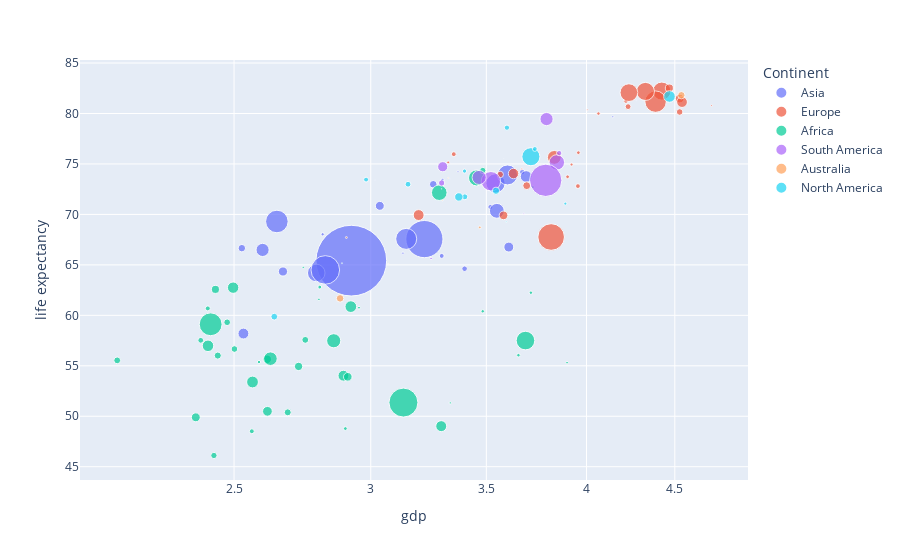

Source (notebook cell):
### Code cell
df = px.data.gapminder()

fig = px.scatter(to_bubble, x="gdp", y="life expectancy ",
                 size="population", color="Continent",
                 hover_name="country", log_x=True, size_max=50)
fig.show()

### Figure 1 — Plotly figure (JSON) as saved in the notebook; plotly's stock layout.template omitted (floating-point values rounded to 4 significant figures)
{"data": [{"hovertemplate": "<b>%{hovertext}</b><br><br>Continent=Asia<br>gdp=%{x}<br>life expectancy =%{y}<br>population=%{marker.size}<extra></extra>", "hovertext": ["Afghanistan", "Armenia", "Azerbaijan", "Bangladesh", "Bhutan", "Cambodia", "China", "Cyprus", "Georgia", "India", "Indonesia", "Iraq", "Israel", "Jordan", "Kazakhstan", "Lebanon", "Malaysia", "Maldives", "Mongolia", "Myanmar", "Nepal", "Pakistan", "Philippines", "Sri Lanka", "Syrian Arab Republic", "Tajikistan", "Thailand", "Turkey", "Turkmenistan", "Uzbekistan"], "legendgroup": "Asia", "marker": {"color": "#636efa", "size": [9972000.0, 1015000.0, 2157000.0, 42990000.0, 492600.0, 7146000.0, 321800.0, 390300.0, 10150.0, 421500000.0, 116600000.0, 18570000.0, 27860.0, 4895000.0, 8341000.0, 2489000.0, 11530000.0, 3334.0, 2037000.0, 26015702, 14630000.0, 69030000.0, 37270000.0, 10840.0, 6741000.0, 4751355, 31170000.0, 33500000.0, 2636000.0, 903600.0], "sizemode": "area", "sizeref": 168600.0, "symbol": "circle"}, "mode": "markers", "name": "Asia", "orientation": "v", "showlegend": true, "type": "scatter", "x": [2.531, 3.301, 3.519, 2.647, 3.132, 2.669, 3.37, 4.143, 3.334, 2.923, 3.222, 3.549, 4.276, 3.261, 3.606, 3.672, 3.691, 3.582, 3.298, 2.79, 2.597, 2.824, 3.145, 3.017, 3.036, 2.526, 3.543, 3.6, 3.4, 2.814], "xaxis": "x", "y": [58.19, 73.4, 70.73, 69.3, 66.16, 64.34, 74.26, 79.67, 73.51, 65.42, 67.56, 70.36, 81.3, 72.99, 66.76, 74.2, 73.76, 75.54, 65.89, 64.2, 66.48, 64.5, 67.58, 73.4, 70.85, 66.66, 73.08, 73.91, 64.62, 68.03], "yaxis": "y"}, {"hovertemplate": "<b>%{hovertext}</b><br><br>Continent=Europe<br>gdp=%{x}<br>life expectancy =%{y}<br>population=%{marker.size}<extra></extra>", "hovertext": ["Albania", "Austria", "Belarus", "Belgium", "Bosnia and Herzegovina", "Bulgaria", "Croatia", "Estonia", "France", "Germany", "Greece", "Ireland", "Italy", "Latvia", "Lithuania", "Luxembourg", "Malta", "Montenegro", "Netherlands", "Poland", "Portugal", "Romania", "Russian Federation", "Serbia", "Spain", "Sweden", "Ukraine"], "legendgroup": "Europe", "marker": {"color": "#EF553B", "size": [696900.0, 6475000.0, 6372000.0, 2884000.0, 1987000.0, 5291000.0, 1160000.0, 791800.0, 27580000.0, 38760000.0, 1550000.0, 3600000.0, 27640000.0, 1175000.0, 1926000.0, 265300.0, 224700.0, 329700.0, 9776000.0, 16050000.0, 1032000.0, 9206000.0, 59760000.0, 3608000.0, 26540000.0, 5515000.0, 10000000.0], "sizemode": "area", "sizeref": 168600.0, "symbol": "circle"}, "mode": "markers", "name": "Europe", "orientation": "v", "showlegend": true, "type": "scatter", "x": [3.326, 4.529, 3.581, 4.228, 3.351, 3.694, 3.957, 3.921, 4.423, 4.386, 4.216, 4.529, 4.327, 3.9, 3.955, 4.726, 4.005, 3.67, 4.544, 3.832, 4.064, 3.629, 3.816, 3.565, 4.233, 4.467, 3.198], "xaxis": "x", "y": [75.16, 81.48, 69.91, 80.68, 75.97, 72.85, 76.12, 74.94, 82.22, 81.17, 81.22, 80.15, 82.19, 73.73, 72.81, 80.78, 80.36, 74.5, 81.13, 75.65, 79.99, 74.05, 67.76, 73.96, 82.07, 82.52, 69.94], "yaxis": "y"}, {"hovertemplate": "<b>%{hovertext}</b><br><br>Continent=Africa<br>gdp=%{x}<br>life expectancy =%{y}<br>population=%{marker.size}<extra></extra>", "hovertext": ["Algeria", "Angola", "Benin", "Botswana", "Burkina Faso", "Burundi", "Cabo Verde", "Cameroon", "Central African Republic", "Chad", "Comoros", "Djibouti", "Equatorial Guinea", "Eritrea", "Ethiopia", "Gabon", "Ghana", "Guinea", "Guinea-Bissau", "Kenya", "Lesotho", "Liberia", "Madagascar", "Malawi", "Mali", "Mauritania", "Mauritius", "Morocco", "Mozambique", "Namibia", "Niger", "Nigeria", "Rwanda", "Sao Tome and Principe", "Senegal", "Seychelles", "Sierra Leone", "South Africa", "Swaziland", "Timor-Leste", "Togo", "Tunisia", "Uganda", "Zambia", "Zimbabwe"], "legendgroup": "Africa", "marker": {"color": "#00cc96", "size": [21650000.0, 10150000.0, 3943000.0, 1064000.0, 6144000.0, 3915000.0, 292600.0, 9967000.0, 2017000.0, 4114000.0, 532200.0, 634100.0, 556800.0, 2072000.0, 43950000.0, 1007000.0, 11530000.0, 4253000.0, 981900.0, 16830000.0, 1201000.0, 2789000.0, 10950000.0, 6700000.0, 5781000.0, 1262000.0, 663300.0, 20590000.0, 11730000.0, 1026000.0, 11240000.0, 70880000.0, 3736000.0, 108900.0, 5414000.0, 61540.0, 3336000.0, 29210000.0, 457300.0, 460200.0, 3722000.0, 3274000.0, 15540000.0, 6260000.0, 8021000.0], "sizemode": "area", "sizeref": 168600.0, "symbol": "circle"}, "mode": "markers", "name": "Africa", "orientation": "v", "showlegend": true, "type": "scatter", "x": [3.455, 3.296, 2.749, 3.653, 2.613, 2.139, 3.306, 2.893, 2.56, 2.686, 2.8, 2.953, 3.898, 2.414, 2.423, 3.714, 2.921, 2.446, 2.585, 2.855, 2.9, 2.391, 2.497, 2.376, 2.725, 2.803, 3.724, 3.287, 2.562, 3.483, 2.415, 3.134, 2.477, 2.887, 2.439, 3.813, 2.434, 3.687, 3.335, 2.742, 2.501, 3.483, 2.624, 2.909, 2.614], "xaxis": "x", "y": [73.62, 49.02, 57.57, 56.05, 55.64, 55.54, 72.52, 54.02, 48.51, 50.39, 61.58, 60.76, 55.31, 60.69, 59.11, 62.24, 60.86, 56.01, 55.37, 57.48, 48.78, 57.52, 62.74, 49.89, 54.94, 62.8, 72.71, 72.16, 53.39, 60.4, 56.98, 51.36, 59.31, 65.16, 62.57, 72.38, 46.11, 57.5, 51.33, 64.76, 56.66, 74.36, 55.71, 53.91, 50.49], "yaxis": "y"}, {"hovertemplate": "<b>%{hovertext}</b><br><br>Continent=South America<br>gdp=%{x}<br>life expectancy =%{y}<br>population=%{marker.size}<extra></extra>", "hovertext": ["Argentina", "Brazil", "Chile", "Colombia", "Ecuador", "Guyana", "Paraguay", "Peru", "Suriname", "Uruguay"], "legendgroup": "South America", "marker": {"color": "#ab63fa", "size": [20120000.0, 88130000.0, 14670000.0, 31770000.0, 8711000.0, 494400.0, 3299000.0, 16850000.0, 190900.0, 2397000.0], "sizemode": "area", "sizeref": 168600.0, "symbol": "circle"}, "mode": "markers", "name": "South America", "orientation": "v", "showlegend": true, "type": "scatter", "x": [3.845, 3.788, 3.793, 3.521, 3.302, 3.251, 3.297, 3.467, 3.68, 3.857], "xaxis": "x", "y": [75.16, 73.38, 79.45, 73.29, 74.72, 65.64, 73.11, 73.66, 70.08, 76.08], "yaxis": "y"}, {"hovertemplate": "<b>%{hovertext}</b><br><br>Continent=Australia<br>gdp=%{x}<br>life expectancy =%{y}<br>population=%{marker.size}<extra></extra>", "hovertext": ["Australia", "Fiji", "Kiribati", "Papua New Guinea", "Samoa", "Solomon Islands", "Tonga", "Vanuatu"], "legendgroup": "Australia", "marker": {"color": "#FFA15A", "size": [4587000.0, 650200.0, 35920.0, 4813446, 131400.0, 329000.0, 26590.0, 123100.0], "sizemode": "area", "sizeref": 168600.0, "symbol": "circle"}, "mode": "markers", "name": "Australia", "orientation": "v", "showlegend": true, "type": "scatter", "x": [4.54, 3.469, 3.07, 2.88, 3.327, 2.904, 3.297, 3.301], "xaxis": "x", "y": [81.81, 68.71, 65.15, 61.68, 73.62, 67.71, 72.53, 71.39], "yaxis": "y"}, {"hovertemplate": "<b>%{hovertext}</b><br><br>Continent=North America<br>gdp=%{x}<br>life expectancy =%{y}<br>population=%{marker.size}<extra></extra>", "hovertext": ["Belize", "Canada", "Costa Rica", "Dominican Republic", "El Salvador", "Guatemala", "Haiti", "Honduras", "Jamaica", "Mexico", "Nicaragua", "Panama", "Trinidad and Tobago"], "legendgroup": "North America", "marker": {"color": "#19d3f3", "size": [170400.0, 11360000.0, 2309000.0, 4449000.0, 2931000.0, 5934000.0, 3853000.0, 2832000.0, 1500000.0, 27590000.0, 2000000.0, 1955000.0, 776100.0], "sizemode": "area", "sizeref": 168600.0, "symbol": "circle"}, "mode": "markers", "name": "North America", "orientation": "v", "showlegend": true, "type": "scatter", "x": [3.595, 4.468, 3.597, 3.545, 3.401, 3.374, 2.638, 3.153, 3.4, 3.714, 2.981, 3.734, 3.889], "xaxis": "x", "y": [69.27, 81.69, 78.59, 72.34, 71.74, 71.73, 59.87, 72.99, 74.29, 75.72, 73.45, 76.49, 71.07], "yaxis": "y"}], "layout": {"legend": {"itemsizing": "constant", "title": {"text": "Continent"}, "tracegroupgap": 0}, "margin": {"t": 60}, "xaxis": {"anchor": "y", "domain": [0, 1], "title": {"text": "gdp"}, "type": "log"}, "yaxis": {"anchor": "x", "domain": [0, 1], "title": {"text": "life expectancy "}}}}
